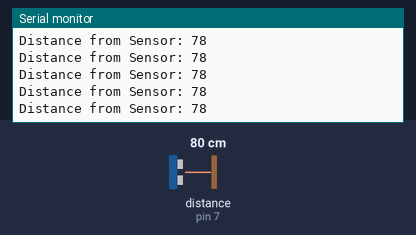
Bench run of a sketch on a simulated Arduino Uno, built with avr-gcc and run on an emulated ATmega328P. Parts: the last lines printed to the serial monitor. Wiring (inferred from the names in the program): ultrasonic range finder: trigger pin 6; echo pin 7. The test bench sets the inputs (shaded band); at power-on: distance to the obstacle (sensor on pin 7) 80 cm. The echo pulse lasts 58.3 µs per cm.

Above: at 1.2 s.
1.3 s: distance to the obstacle (sensor on pin 7) set to 2 cm
At 2.4 s:
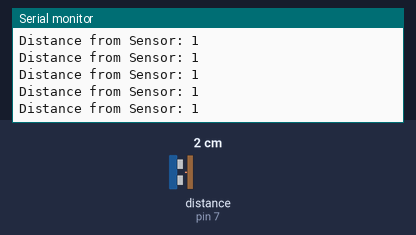
4.3 s: distance to the obstacle (sensor on pin 7) set to 18 cm
At 4.9 s:
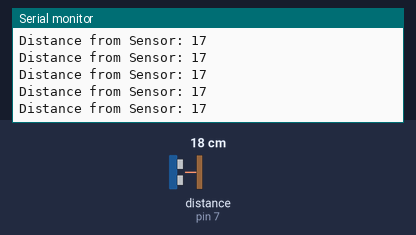
7.3 s: distance to the obstacle (sensor on pin 7) set to 4 cm
At 8.4 s:
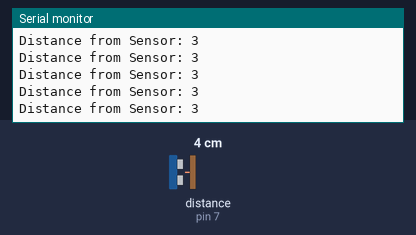
10.3 s: distance to the obstacle (sensor on pin 7) set to 35 cm
At 11.1 s:
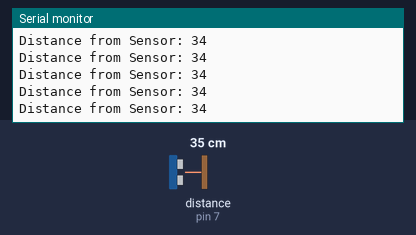
13.3 s: distance to the obstacle (sensor on pin 7) set to 9 cm
At 14.2 s:
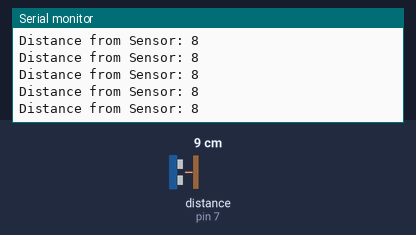
19.3 s: distance to the obstacle (sensor on pin 7) set to 60 cm
At 19.8 s:
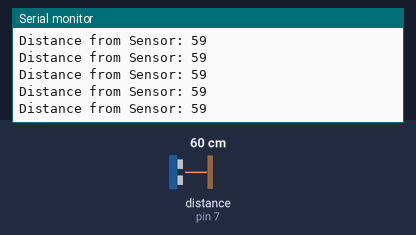
Timing chart, 0 to 22.3 s (numbered marks = the images above; inputs shaded):
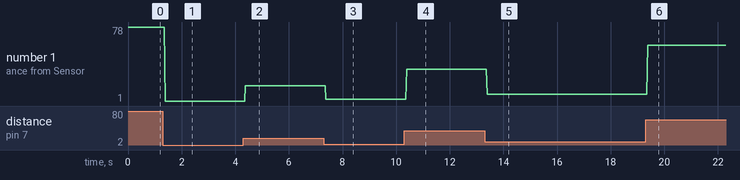

The sketch:

Sketch3_Ultrasonic_Sensor.ino
```cpp
const int trig = 6;
const int echo = 7;
long totaltime;
int distance;
void setup() {
  pinMode(trig, OUTPUT);
  pinMode(echo, INPUT);
  Serial.begin(9600);
}

void loop() {
  digitalWrite(trig, LOW);
  delayMicroseconds(2);
  digitalWrite(trig, HIGH);
  delayMicroseconds(10);
  digitalWrite(trig, LOW);
  totaltime = pulseIn(echo, HIGH);
  distance= totaltime*0.034/2;
  Serial.print("Distance from Sensor: ");
  Serial.println(distance);
}
```

Measured:
- after the input at 1.3 s, the serial monitor: prints a new line after 0.08 s (image 1)
- after the input at 4.3 s, the serial monitor: prints a new line after 0.07 s (image 2)
- after the input at 7.3 s, the serial monitor: prints a new line after 0.08 s (image 3)
- after the input at 10.3 s, the serial monitor: prints a new line after 0.09 s (image 4)
- after the input at 13.3 s, the serial monitor: prints a new line after 0.09 s (image 5)
- after the input at 19.3 s, the serial monitor: prints a new line after 0.07 s (image 6)
- plotted number 1: 78 → 1 after the input at 1.3 s, 1 → 17 after the input at 4.3 s, 17 → 3 after the input at 7.3 s, 3 → 34 after the input at 10.3 s, 34 → 8 after the input at 13.3 s
